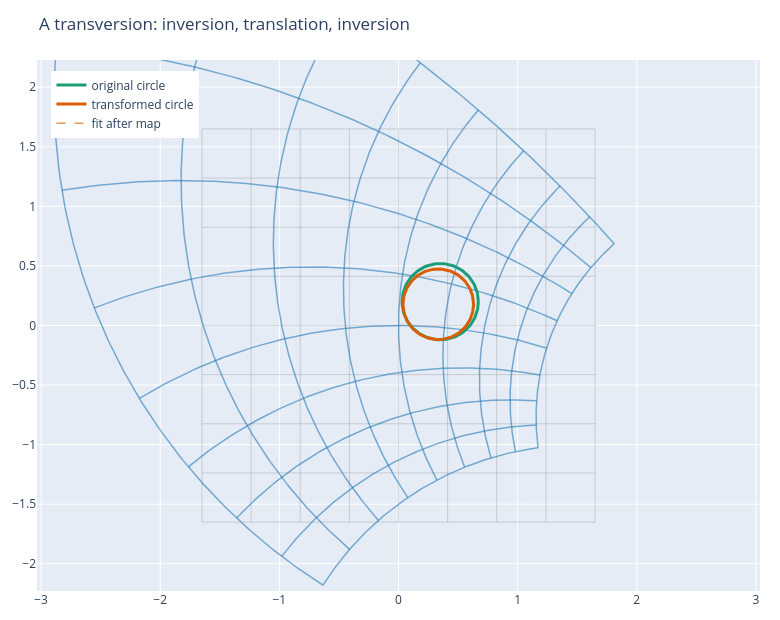

The code cell stored with this chart in its notebook:
### Markdown cell above
## Transversions And The Mobius Viewpoint

A transversion is the conformal map you get by doing three simple things in sequence: invert in the unit sphere, translate, then invert again. In classical complex-variable language, this sits inside the Mobius family of transformations. In conformal geometric algebra language, it is one more example of an operator that becomes natural once sphere inversions are allowed to compose with Euclidean motions.

The name is less important than the behavior. A translation fixes the Euclidean point at infinity; a transversion generally does not. It has a finite pole, meaning some finite location is sent out toward infinity. Away from that pole, it still preserves local angles because it is built from conformal pieces. This is why Mobius maps can turn grids into curved nets while preserving the little crossing angles of the grid lines. Lines and circles remain in the extended family of lines and circles, but the boundary between the two types is fluid: a line may become a circle, a circle through the pole may become a line, and an ordinary finite circle may be pulled into a noticeably asymmetric round.

The next plot uses the explicit two-dimensional formula for inversion-translation-inversion. It is not meant to replace the versor notation; it is a diagnostic view of the same idea. The transformed grid is a useful mental model for the later non-Euclidean sections. Once the point at infinity is no longer sacred, the plane can look like it is being viewed through a curved lens, yet the infinitesimal angle structure remains intact. The numerical check below also verifies the inverse map: using the opposite transversion parameter brings ordinary samples back to their starting positions.

### Code cell
tv = np.array([0.18, -0.12])
trans_segments = grid_segments(extent=1.65, count=9, samples=170)
transformed_segments = [transversion_points(segment, tv) for segment in trans_segments]
probe_shape = Circle2D(np.array([0.35, 0.2]), 0.32).sample(180)
transformed_probe = transversion_points(probe_shape, tv)
probe_fit = fit_circle(transformed_probe)
round_trip_probe = transversion_points(transversion_points(probe_shape, tv), -tv)

fig_tv = go.Figure()
for segment in trans_segments:
    fig_tv.add_trace(
        go.Scatter(
            x=segment[:, 0], y=segment[:, 1], mode="lines",
            line=dict(color="rgba(120,120,120,0.28)", width=1),
            hoverinfo="skip", showlegend=False,
        )
    )
for segment in transformed_segments:
    fig_tv.add_trace(
        go.Scatter(
            x=segment[:, 0], y=segment[:, 1], mode="lines",
            line=dict(color="rgba(31,119,180,0.58)", width=1.5),
            hoverinfo="skip", showlegend=False,
        )
    )
fig_tv.add_trace(go.Scatter(x=probe_shape[:, 0], y=probe_shape[:, 1], mode="lines", name="original circle", line=dict(color="#1b9e77", width=3)))
fig_tv.add_trace(go.Scatter(x=transformed_probe[:, 0], y=transformed_probe[:, 1], mode="lines", name="transformed circle", line=dict(color="#d95f02", width=3)))
fit_points = probe_fit.sample(240)
fig_tv.add_trace(go.Scatter(x=fit_points[:, 0], y=fit_points[:, 1], mode="lines", name="fit after map", line=dict(color="#d95f02", width=1, dash="dash")))
fig_tv.update_layout(
    title="A transversion: inversion, translation, inversion",
    width=780,
    height=620,
    xaxis=dict(scaleanchor="y", scaleratio=1, range=[-2.2, 2.2], zeroline=False),
    yaxis=dict(range=[-2.2, 2.2], zeroline=False),
    legend=dict(x=0.02, y=0.98),
    margin=dict(l=20, r=20, t=60, b=20),
)
artifact_paths["transversion"] = Path("artifacts/chapter-16/plots/transversion-grid.html")
fig_tv.write_html(str(PROJECT_ROOT / artifact_paths["transversion"]), include_plotlyjs=True)

transversion_round_trip_error = np.max(np.linalg.norm(round_trip_probe - probe_shape, axis=1))
transversion_circle_residual = circle_residual(transformed_probe, probe_fit)
print("Transversion inverse round-trip error:", transversion_round_trip_error)
print("Transformed circle residual after fitting:", transversion_circle_residual)
assert transversion_round_trip_error < 1e-12
assert transversion_circle_residual < 1e-12
fig_tv

### Figure 1 — Plotly figure (JSON) as saved in the notebook; plotly's stock layout.template omitted (floating-point values rounded to 4 significant figures; data arrays with more than 128 entries replaced by an {"elided": "..."} marker saying what was removed)
{"data": [{"hoverinfo": "skip", "line": {"color": "rgba(120,120,120,0.28)", "width": 1}, "mode": "lines", "showlegend": false, "type": "scatter", "x": {"elided": "170 float values"}, "y": {"elided": "170 float values"}}, {"hoverinfo": "skip", "line": {"color": "rgba(120,120,120,0.28)", "width": 1}, "mode": "lines", "showlegend": false, "type": "scatter", "x": {"elided": "170 float values"}, "y": {"elided": "170 float values"}}, {"hoverinfo": "skip", "line": {"color": "rgba(120,120,120,0.28)", "width": 1}, "mode": "lines", "showlegend": false, "type": "scatter", "x": {"elided": "170 float values"}, "y": {"elided": "170 float values"}}, {"hoverinfo": "skip", "line": {"color": "rgba(120,120,120,0.28)", "width": 1}, "mode": "lines", "showlegend": false, "type": "scatter", "x": {"elided": "170 float values"}, "y": {"elided": "170 float values"}}, {"hoverinfo": "skip", "line": {"color": "rgba(120,120,120,0.28)", "width": 1}, "mode": "lines", "showlegend": false, "type": "scatter", "x": {"elided": "170 float values"}, "y": {"elided": "170 float values"}}, {"hoverinfo": "skip", "line": {"color": "rgba(120,120,120,0.28)", "width": 1}, "mode": "lines", "showlegend": false, "type": "scatter", "x": {"elided": "170 float values"}, "y": {"elided": "170 float values"}}, {"hoverinfo": "skip", "line": {"color": "rgba(120,120,120,0.28)", "width": 1}, "mode": "lines", "showlegend": false, "type": "scatter", "x": {"elided": "170 float values"}, "y": {"elided": "170 float values"}}, {"hoverinfo": "skip", "line": {"color": "rgba(120,120,120,0.28)", "width": 1}, "mode": "lines", "showlegend": false, "type": "scatter", "x": {"elided": "170 float values"}, "y": {"elided": "170 float values"}}, {"hoverinfo": "skip", "line": {"color": "rgba(120,120,120,0.28)", "width": 1}, "mode": "lines", "showlegend": false, "type": "scatter", "x": {"elided": "170 float values"}, "y": {"elided": "170 float values"}}, {"hoverinfo": "skip", "line": {"color": "rgba(120,120,120,0.28)", "width": 1}, "mode": "lines", "showlegend": false, "type": "scatter", "x": {"elided": "170 float values"}, "y": {"elided": "170 float values"}}, {"hoverinfo": "skip", "line": {"color": "rgba(120,120,120,0.28)", "width": 1}, "mode": "lines", "showlegend": false, "type": "scatter", "x": {"elided": "170 float values"}, "y": {"elided": "170 float values"}}, {"hoverinfo": "skip", "line": {"color": "rgba(120,120,120,0.28)", "width": 1}, "mode": "lines", "showlegend": false, "type": "scatter", "x": {"elided": "170 float values"}, "y": {"elided": "170 float values"}}, {"hoverinfo": "skip", "line": {"color": "rgba(120,120,120,0.28)", "width": 1}, "mode": "lines", "showlegend": false, "type": "scatter", "x": {"elided": "170 float values"}, "y": {"elided": "170 float values"}}, {"hoverinfo": "skip", "line": {"color": "rgba(120,120,120,0.28)", "width": 1}, "mode": "lines", "showlegend": false, "type": "scatter", "x": {"elided": "170 float values"}, "y": {"elided": "170 float values"}}, {"hoverinfo": "skip", "line": {"color": "rgba(120,120,120,0.28)", "width": 1}, "mode": "lines", "showlegend": false, "type": "scatter", "x": {"elided": "170 float values"}, "y": {"elided": "170 float values"}}, {"hoverinfo": "skip", "line": {"color": "rgba(120,120,120,0.28)", "width": 1}, "mode": "lines", "showlegend": false, "type": "scatter", "x": {"elided": "170 float values"}, "y": {"elided": "170 float values"}}, {"hoverinfo": "skip", "line": {"color": "rgba(120,120,120,0.28)", "width": 1}, "mode": "lines", "showlegend": false, "type": "scatter", "x": {"elided": "170 float values"}, "y": {"elided": "170 float values"}}, {"hoverinfo": "skip", "line": {"color": "rgba(120,120,120,0.28)", "width": 1}, "mode": "lines", "showlegend": false, "type": "scatter", "x": {"elided": "170 float values"}, "y": {"elided": "170 float values"}}, {"hoverinfo": "skip", "line": {"color": "rgba(31,119,180,0.58)", "width": 1.5}, "mode": "lines", "showlegend": false, "type": "scatter", "x": {"elided": "170 float values"}, "y": {"elided": "170 float values"}}, {"hoverinfo": "skip", "line": {"color": "rgba(31,119,180,0.58)", "width": 1.5}, "mode": "lines", "showlegend": false, "type": "scatter", "x": {"elided": "170 float values"}, "y": {"elided": "170 float values"}}, {"hoverinfo": "skip", "line": {"color": "rgba(31,119,180,0.58)", "width": 1.5}, "mode": "lines", "showlegend": false, "type": "scatter", "x": {"elided": "170 float values"}, "y": {"elided": "170 float values"}}, {"hoverinfo": "skip", "line": {"color": "rgba(31,119,180,0.58)", "width": 1.5}, "mode": "lines", "showlegend": false, "type": "scatter", "x": {"elided": "170 float values"}, "y": {"elided": "170 float values"}}, {"hoverinfo": "skip", "line": {"color": "rgba(31,119,180,0.58)", "width": 1.5}, "mode": "lines", "showlegend": false, "type": "scatter", "x": {"elided": "170 float values"}, "y": {"elided": "170 float values"}}, {"hoverinfo": "skip", "line": {"color": "rgba(31,119,180,0.58)", "width": 1.5}, "mode": "lines", "showlegend": false, "type": "scatter", "x": {"elided": "170 float values"}, "y": {"elided": "170 float values"}}, {"hoverinfo": "skip", "line": {"color": "rgba(31,119,180,0.58)", "width": 1.5}, "mode": "lines", "showlegend": false, "type": "scatter", "x": {"elided": "170 float values"}, "y": {"elided": "170 float values"}}, {"hoverinfo": "skip", "line": {"color": "rgba(31,119,180,0.58)", "width": 1.5}, "mode": "lines", "showlegend": false, "type": "scatter", "x": {"elided": "170 float values"}, "y": {"elided": "170 float values"}}, {"hoverinfo": "skip", "line": {"color": "rgba(31,119,180,0.58)", "width": 1.5}, "mode": "lines", "showlegend": false, "type": "scatter", "x": {"elided": "170 float values"}, "y": {"elided": "170 float values"}}, {"hoverinfo": "skip", "line": {"color": "rgba(31,119,180,0.58)", "width": 1.5}, "mode": "lines", "showlegend": false, "type": "scatter", "x": {"elided": "170 float values"}, "y": {"elided": "170 float values"}}, {"hoverinfo": "skip", "line": {"color": "rgba(31,119,180,0.58)", "width": 1.5}, "mode": "lines", "showlegend": false, "type": "scatter", "x": {"elided": "170 float values"}, "y": {"elided": "170 float values"}}, {"hoverinfo": "skip", "line": {"color": "rgba(31,119,180,0.58)", "width": 1.5}, "mode": "lines", "showlegend": false, "type": "scatter", "x": {"elided": "170 float values"}, "y": {"elided": "170 float values"}}, {"hoverinfo": "skip", "line": {"color": "rgba(31,119,180,0.58)", "width": 1.5}, "mode": "lines", "showlegend": false, "type": "scatter", "x": {"elided": "170 float values"}, "y": {"elided": "170 float values"}}, {"hoverinfo": "skip", "line": {"color": "rgba(31,119,180,0.58)", "width": 1.5}, "mode": "lines", "showlegend": false, "type": "scatter", "x": {"elided": "170 float values"}, "y": {"elided": "170 float values"}}, {"hoverinfo": "skip", "line": {"color": "rgba(31,119,180,0.58)", "width": 1.5}, "mode": "lines", "showlegend": false, "type": "scatter", "x": {"elided": "170 float values"}, "y": {"elided": "170 float values"}}, {"hoverinfo": "skip", "line": {"color": "rgba(31,119,180,0.58)", "width": 1.5}, "mode": "lines", "showlegend": false, "type": "scatter", "x": {"elided": "170 float values"}, "y": {"elided": "170 float values"}}, {"hoverinfo": "skip", "line": {"color": "rgba(31,119,180,0.58)", "width": 1.5}, "mode": "lines", "showlegend": false, "type": "scatter", "x": {"elided": "170 float values"}, "y": {"elided": "170 float values"}}, {"hoverinfo": "skip", "line": {"color": "rgba(31,119,180,0.58)", "width": 1.5}, "mode": "lines", "showlegend": false, "type": "scatter", "x": {"elided": "170 float values"}, "y": {"elided": "170 float values"}}, {"line": {"color": "#1b9e77", "width": 3}, "mode": "lines", "name": "original circle", "type": "scatter", "x": {"elided": "180 float values"}, "y": {"elided": "180 float values"}}, {"line": {"color": "#d95f02", "width": 3}, "mode": "lines", "name": "transformed circle", "type": "scatter", "x": {"elided": "180 float values"}, "y": {"elided": "180 float values"}}, {"line": {"color": "#d95f02", "dash": "dash", "width": 1}, "mode": "lines", "name": "fit after map", "type": "scatter", "x": {"elided": "240 float values"}, "y": {"elided": "240 float values"}}], "layout": {"height": 620, "legend": {"x": 0.02, "y": 0.98}, "margin": {"b": 20, "l": 20, "r": 20, "t": 60}, "title": {"text": "A transversion: inversion, translation, inversion"}, "width": 780, "xaxis": {"range": [-2.2, 2.2], "scaleanchor": "y", "scaleratio": 1, "zeroline": false}, "yaxis": {"range": [-2.2, 2.2], "zeroline": false}}}
